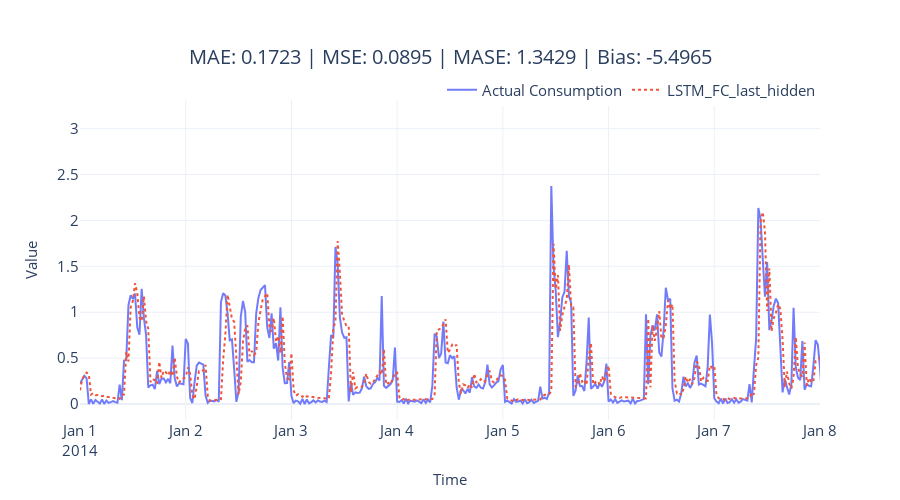

Source (notebook cell):
### Code cell
fig = plot_forecast(pred_df, forecast_columns=[tag], forecast_display_names=[tag])
fig = format_plot(fig, title=f"MAE: {metrics['MAE']:.4f} | MSE: {metrics['MSE']:.4f} | MASE: {metrics['MASE']:.4f} | Bias: {metrics['Forecast Bias']:.4f}")
fig.update_xaxes(type="date", range=["2014-01-01", "2014-01-08"])
fig.write_image(f"imgs/chapter_12/{tag}.png")
fig.show()

### Figure 1 — Plotly figure (JSON) as saved in the notebook; plotly's stock layout.template omitted (floating-point values rounded to 4 significant figures; data arrays with more than 128 entries replaced by an {"elided": "..."} marker saying what was removed)
{"data": [{"line": {"color": "rgba(99,110,250,0.9)"}, "mode": "lines", "name": "Actual Consumption", "type": "scatter", "x": {"elided": "1488 str values"}, "y": {"elided": "1488 float values"}}, {"line": {"color": "rgba(239,85,59,1)", "dash": "dot"}, "mode": "lines", "name": "LSTM_FC_last_hidden", "type": "scatter", "x": {"elided": "1488 str values"}, "y": {"elided": "1488 float values"}}], "layout": {"autosize": false, "height": 500, "legend": {"font": {"size": 15}, "orientation": "h", "title": {}, "x": 1, "xanchor": "right", "y": 0.98, "yanchor": "bottom"}, "title": {"font": {"size": 20}, "text": "MAE: 0.1723 | MSE: 0.0895 | MASE: 1.3429 | Bias: -5.4965", "x": 0.5, "xanchor": "center", "yanchor": "top"}, "width": 900, "xaxis": {"range": ["2014-01-01", "2014-01-08"], "tickfont": {"size": 15}, "title": {"font": {"size": 15}, "text": "Time"}, "type": "date"}, "yaxis": {"tickfont": {"size": 15}, "title": {"font": {"size": 15}, "text": "Value"}}}}
